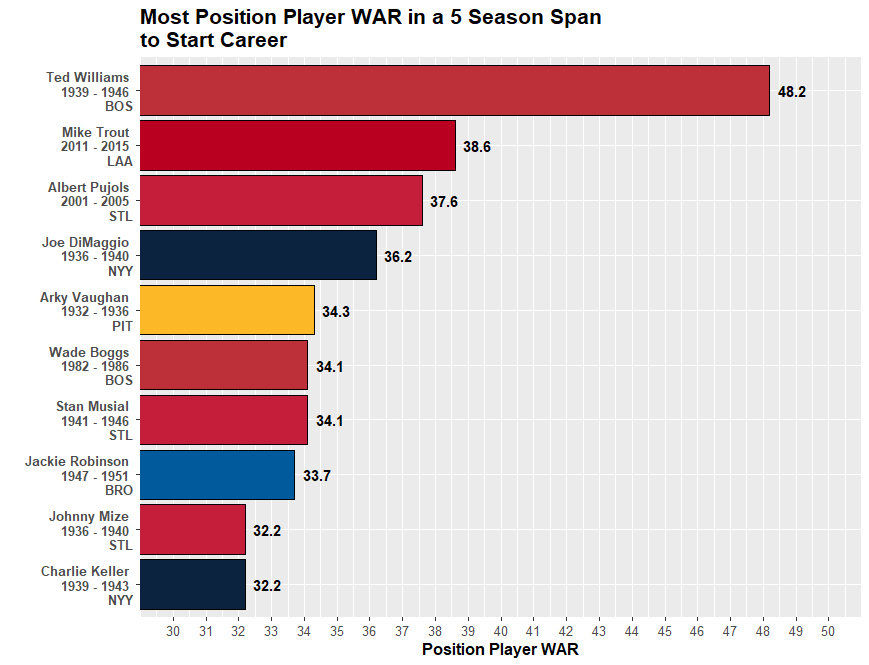

Here is the R script that generated this plot:
#Set working directory

setwd("C:/Users/daily/Desktop/Repositories/MiscVisuals/Website Visualizations/Most X in Span to Start Career/MLB")

#Loading necessary libraries

library(sqldf)
library(tidyverse)
library(weights)
library(zoo)
library(data.table)
library(Lahman)

#Import Pitching WAR Data

data <- read.csv("C:/Users/daily/Desktop/Repositories/MiscVisuals/Website Visualizations/Most X in Span/MLB/Most Position Player WAR in 3 Season Span.csv")

#Calculate the totals and find the season the span started

data <- data %>%
  arrange(playerid, Season) %>%
  group_by(playerid) %>%
  mutate(WAR_Total = rollapply(WAR, width = 5, FUN = sum, align = "left",partial = TRUE)) %>%
  mutate(firstYear = lead(Season, 1)) %>%
  mutate(secondYear = lead(Season,2)) %>%
  mutate(thirdYear = lead(Season,3)) %>%
  mutate(fourthYear = lead(Season,4)) %>%
  mutate(Range = fourthYear - Season) %>%
  mutate(firstYearTeam = lead(Team,1)) %>%
  mutate(secondYearTeam = lead(Team,2)) %>%
  mutate(thirdYearTeam = lead(Team,3)) %>%
  mutate(fourthYearTeam = lead(Team,4)) %>%
  mutate(OneFranchise = ifelse(Team == firstYearTeam & Team == secondYearTeam & Team == thirdYearTeam & Team == fourthYearTeam, "Yes", "No")) %>%
  ungroup()

#Choose only the columns needed for visual

display_data <- sqldf('SELECT MIN(Season) AS MIN,
      fourthYear AS MAX,
      Range,
      playerid,
      Name,
      Team,
      WAR_Total,
      OneFranchise
      FROM data
      GROUP BY playerid
      ORDER BY WAR_Total DESC')


#Limit to top 10 spots

top_data <- display_data %>%
  mutate(Rank = rank(-WAR_Total, ties.method = "min")) %>%
  filter(Rank <= 10)

#Create Team Name for Players with More Than 1 Franchise

top_data <- top_data %>%
  mutate(DisplayFranchises = ifelse(OneFranchise == "No", "---", Team))

################################################################################

#Fix for players that have two different teams but one franchise

top_data <- top_data %>%
  mutate(DisplayFranchises = ifelse(Team == "BSN", "MIL", DisplayFranchises))

################################################################################

#Combine columns for display

top_data <- top_data %>%
  mutate(chart_label = paste(Name, "\n", MIN, "-", MAX, "\n",DisplayFranchises))

#Team Colors for display

fill_color <- c("Arizona Diamondbacks" = "#5F259F",
                "ARI" = "#5F259F",
                "Atlanta Braves" = "#CE1141",
                "MIL" = "#CE1141",
                "Baltimore Orioles" = "#DF4601",
                "Boston Red Sox" = "#BD3039",
                "BOS" = "#BD3039",
                "Chicago Cubs" = "#0E3386",
                "CHI" = "#0E3386",
                "CHC" = "#0E3386",
                "Chicago White Sox" = "#27251F",
                "Cincinnati Reds" = "#C6011F",
                "Cleveland Indians" = "#E31937",
                "Colorado Rockies" = "#33006F;",
                "Detroit Tigers" = "#FA4616",
                "DET" = "#FA4616",
                "Houston Astros" = "#EB6E1F",
                "Kansas City Royals" = "#004687",
                "Los Angeles Angels" = "#BA0021",
                "LAA" = "#BA0021",
                "Los Angeles Dodgers" = "#005A9C",
                "BRO" = "#005A9C",
                "Miami Marlins" = "#00A3E0",
                "Milwaukee Brewers" = "#FFC52F",
                "Minnesota Twins" = "#002B5C",
                "New York Mets" = "#FF5910",
                "New York Yankees" = "#0C2340",
                "NYY" = "#0C2340",
                "Oakland Athletics" = "#003831",
                "Philadelphia Phillies" = "#E81828",
                "PHI" = "#E81828",
                "Pittsburgh Pirates" = "#FDB827",
                "PIT" = "#FDB827",
                "St. Louis Cardinals" = "#C41E3A",
                "STL" = "#C41E3A",
                "San Diego Padres" = "#2F241D",
                "San Francisco Giants" = "#FD5A1E",
                "SFG" = "#FD5A1E",
                "Seattle Mariners" = "#005C5C",
                "Tampa Bay Rays" = "#8FBCE6",
                "TBR" = "#8FBCE6",
                "Texas Rangers" = "#C0111F",
                "Toronto Blue Jays" = "#134A8E",
                "Washington Nationals" = "#AB0003",
                "BUF" = "seashell",
                "LOU" = "seashell",
                "---" = "Seashell",
                "Multiple Teams" = "seashell")

#Create visual

top_data %>%
  ggplot(aes(x = reorder(chart_label, WAR_Total), y = WAR_Total, fill = DisplayFranchises)) +
  geom_bar(stat = "identity", color = "black") +
  geom_text(aes(label = rd(WAR_Total,1)), fontface = "bold", hjust = -0.3) +
  coord_flip(ylim = c(30, 50)) +
  scale_y_continuous(breaks = seq(30, 50, 1)) +
  scale_fill_manual(values = fill_color) +
  theme(plot.title = element_text(size = 16, face = "bold"),
        plot.subtitle = element_text(size = 12),
        axis.title.x = element_text(size = 12, face = "bold"),
        axis.text.x = element_text(size = 10),
        axis.text.y = element_text(size = 10, face ="bold"),
        legend.position = "none") +
  labs(title = "Most Position Player WAR in a 5 Season Span\nto Start Career",
       x = "",
       y = "Position Player WAR")
